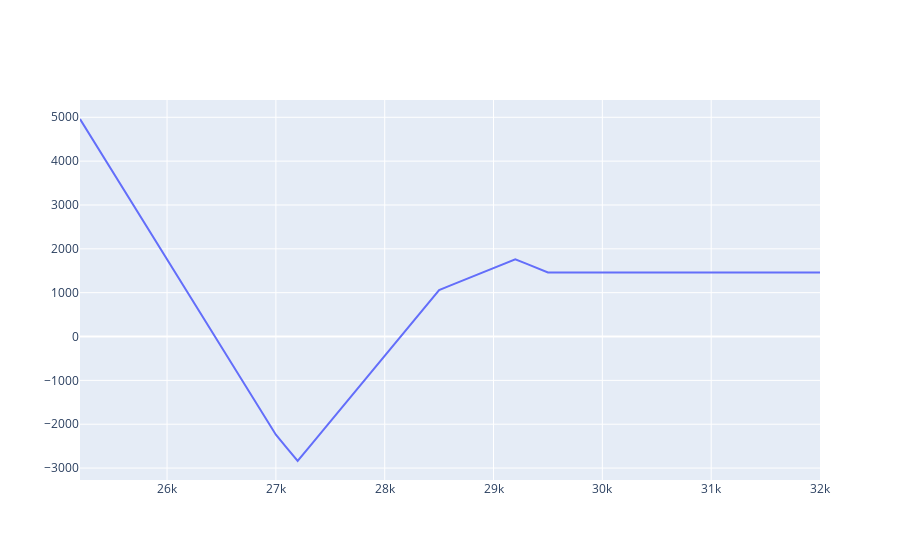

Notebook source saved alongside this figure:
### Code cell
# Plot interactive payoff graph
iplot([{"x": strikes, "y": payoff}])
